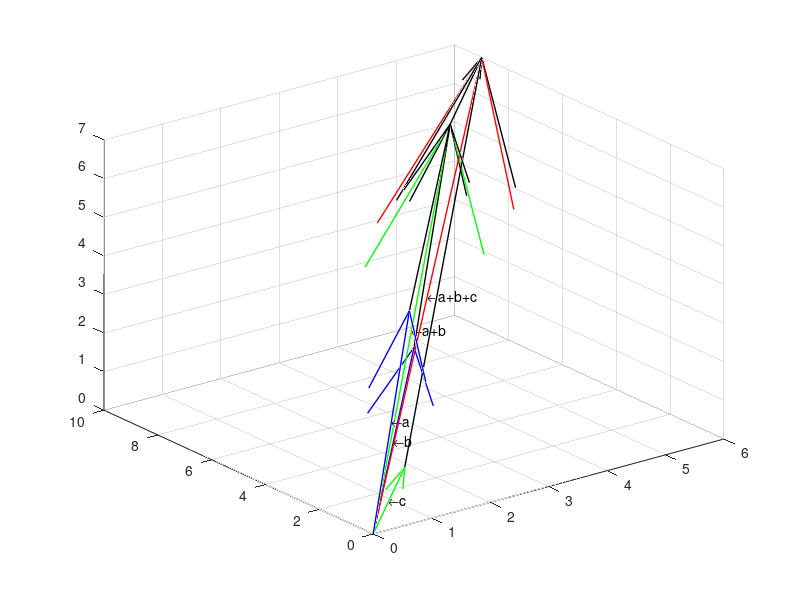
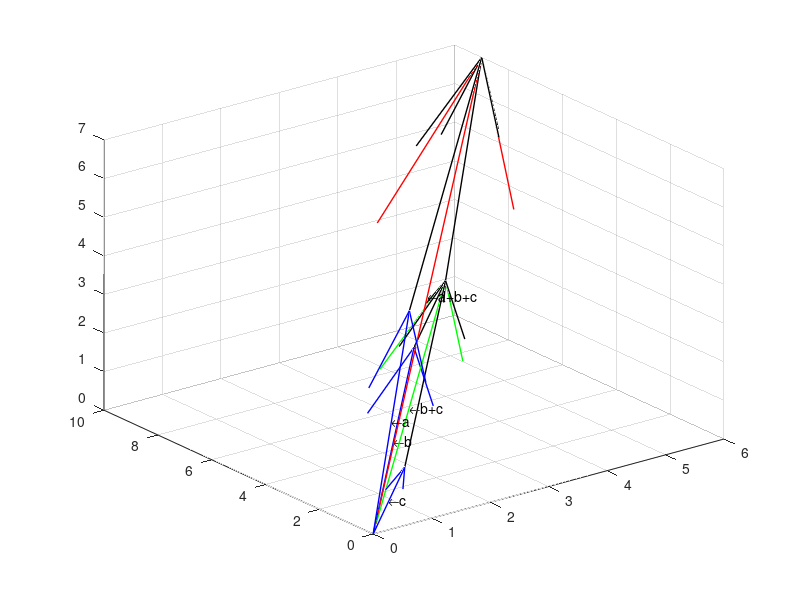
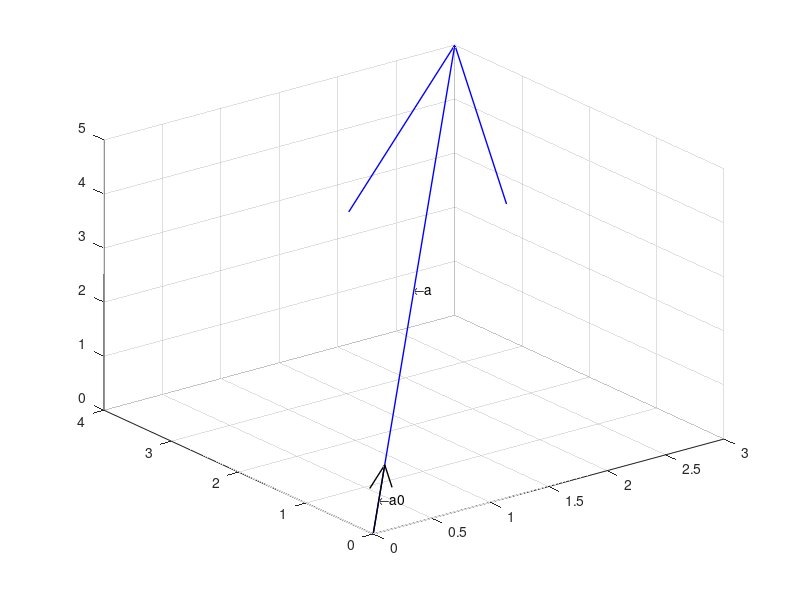
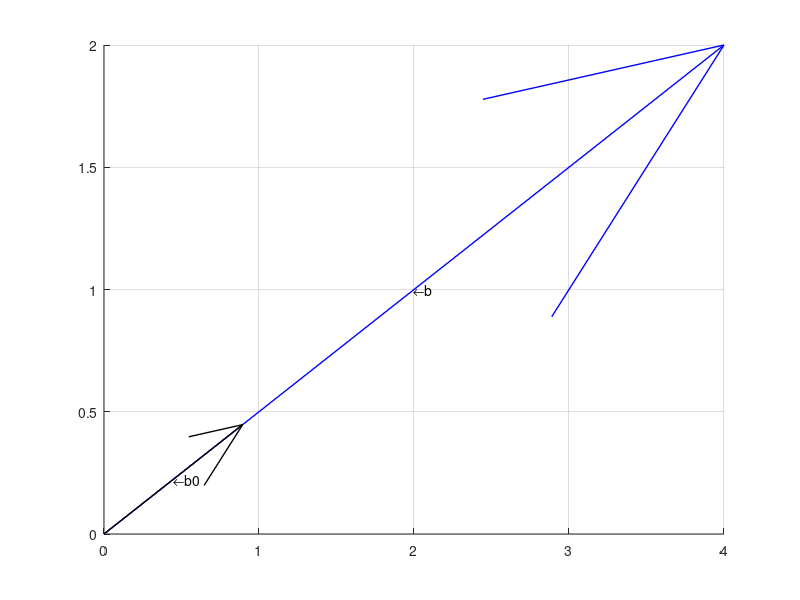

Source code (MATLAB) for these figures, in order: (Note: this script raises an error after producing the figures.)
%% Дрибноход Евгений
%% Task1

a=[2;3;4];
b=[3;5;2];
c=[1;1;1];
(a+b)+c==a+(b+c)
isequal((a+b)+c,a+(b+c))
figure
view(3);
hold on;
grid on;
quiver3(0, 0, 0, 2,3,4, 1,'Color','b','LineWidth',1)
text(1,1.5,2,'\leftarrowa')
quiver3(0, 0, 0, 3,5,2, 1,'Color','b','LineWidth',1)
text(1.5,2.5,1,'\leftarrowb')
quiver3(3, 5, 2, 2,3,4, 1,'Color','k','LineWidth',1)
quiver3(2, 3, 4, 3,5,2, 1,'Color','k','LineWidth',1)
quiver3(1, 1, 1, 5,8,6, 1,'Color','k','LineWidth',1)
quiver3(5, 8, 6, 1,1,1, 1,'Color','k','LineWidth',1)
quiver3(0, 0, 0, 5,8,6, 1,'Color','g','LineWidth',1)
text(2.5,4,3,'\leftarrowa+b')
quiver3(0, 0, 0, 1,1,1, 1,'Color','g','LineWidth',1)
text(0.5,0.5,0.5,'\leftarrowc')
quiver3(0, 0, 0, 6,9,7, 1,'Color','r','LineWidth',1)
text(3,4.5,3.5,'\leftarrowa+b+c')
hold off
figure
view(3);
hold on;
grid on;
quiver3(0, 0, 0, 3,5,2, 1,'Color','b','LineWidth',1)
text(1.5,2.5,1,'\leftarrowb')
quiver3(0, 0, 0, 1,1,1, 1,'Color','b','LineWidth',1)
text(0.5,0.5,0.5,'\leftarrowc')
quiver3(1, 1, 1, 3,5,2, 1,'Color','k','LineWidth',1)
quiver3(3, 5, 2, 1,1,1, 1,'Color','k','LineWidth',1)

quiver3(0, 0, 0, 4,6,3, 1,'Color','g','LineWidth',1)
text(2,3,1.5,'\leftarrowb+c')
quiver3(0, 0, 0, 2,3,4, 1,'Color','b','LineWidth',1)
text(1,1.5,2,'\leftarrowa')
quiver3(2, 3, 4, 4,6,3, 1,'Color','k','LineWidth',1)
quiver3(4, 6, 3, 2,3,4, 1,'Color','k','LineWidth',1)

quiver3(0, 0, 0, 6,9,7, 1,'Color','r','LineWidth',1)
text(3,4.5,3.5,'\leftarrowa+b+c')
%% Task2

a=[4,2,3];
b=[1,5,2];
alfa = 4;
betta = 3;

isequal(alfa.*(a+b),alfa.*a+alfa.*b)
isequal(a*(alfa+betta),alfa*a+betta*a)
isequal((alfa*betta)*a,alfa*(betta*a))
%% Task3 
figure
a=[3,4,5];
sqrt(3*3+4*4+5*5)
norm(a)
a0=a./norm(a)
isequal(norm(a0),1)
b=[4,2];
sqrt(4*4+2*2)
norm(b)
b0=b./norm(b)
isequal(norm(b0),1)

grid on;
view(3);
hold on;
quiver3(0, 0, 0, 3,4,5, 1,'Color','b','LineWidth',1)
text(1.5,2,2.5,'\leftarrowa')
quiver3(0, 0, 0,  a0(1),a0(2), a0(3), 1,'Color','k','LineWidth',1)
text(a0(1)/2,a0(2)/2,a0(3)/2,'\leftarrowa0')
hold off

figure
hold on;
grid on;
quiver(0, 0,4,2, 1,'Color','b','LineWidth',1)
text(2,1,'\leftarrowb')
quiver(0, 0,  b0(1),b0(2), 1,'Color','k','LineWidth',1)
text(b0(1)/2,b0(2)/2,'\leftarrowb0')

%% Task4
a=[3,4,5];
s=norm(a);
Lx=acos(a(1)./s)*180/pi
Ly=acos(a(2)./s)*180/pi
Lz=acos(a(3)./s)*180/pi
isequal(a(1)/s*a(1)/s+a(2)/s*a(2)/s+a(3)/s*a(3)/s,1)

%% Task5
a=[1,-2,0];
b=[0,1,1];
c=[1,2,2];
figure
grid on;
hold on;
view(3);
line([0; a(1)], [0;a(2)],[0;a(3)] ,'Color','b','LineWidth',4)
line([0; b(1)], [0;b(2)],[0;b(3)] ,'Color','b','LineWidth',4)
line([0; c(1)], [0;c(2)],[0;c(3)] ,'Color','b','LineWidth',4)
plot3(a(1),a(2),a(3),'>','LineWidth',4)
plot3(b(1),b(2),b(3),'>','LineWidth',4)
plot3(c(1),c(2),c(3),'>','LineWidth',4)
a0=a./norm(a);
b0=b./norm(b);
c0=c./norm(c);
line([0; a0(1)], [0;a0(2)],[0;a0(3)] ,'Color','r','LineWidth',4)
line([0; b0(1)], [0;b0(2)],[0;b0(3)] ,'Color','r','LineWidth',4)
line([0; c0(1)], [0;c0(2)],[0;c0(3)] ,'Color','r','LineWidth',4)
plot3(a0(1),a0(2),a0(3),'>','LineWidth',4)
plot3(b0(1),b0(2),b0(3),'>','LineWidth',4)
plot3(c0(1),c0(2),c0(3),'>','LineWidth',4)
line([0; 1], [0;0],[0;0] ,'Color','k','LineWidth',4)
line([0; 0], [0;1],[0;0] ,'Color','k','LineWidth',4)
line([0; 0], [0;0],[0;1] ,'Color','k','LineWidth',4)
plot3(1,0,0,'>','LineWidth',4)
plot3(0,1,0,'>','LineWidth',4)
plot3(0,0,1,'>','LineWidth',4)

%% Task6
p=[2,-3];
q=[1,2];
s=[9,4];
checkCollinear(p,q)
A=[p(1),q(1);p(2),q(2)];
x= A\(s');
m=x(1)
n=x(2)
mp=m.*p
nq=n.*q
figure
hold on;
grid on;

quiver(0, 0,  mp(1),mp(2), 1,'Color','k','LineWidth',1)
text(mp(1)/2,mp(2)/2,'\leftarrowmp')
quiver(0, 0,  nq(1),nq(2), 1,'Color','k','LineWidth',1)
text(nq(1)/2,nq(2)/2,'\leftarrownq')
quiver(0, 0,  p(1),p(2), 1,'Color','b','LineWidth',2)
text(p(1)/2,p(2)/2,'\leftarrowp')
quiver(0, 0,  q(1),q(2), 1,'Color','b','LineWidth',2)
text(q(1)/2,q(2)/2,'\leftarrowq')
quiver(0, 0,  s(1),s(2), 1,'Color','r','LineWidth',2)
text(s(1)/2,s(2)/2,'\leftarrows')
quiver(-5, 0,  15,0, 1,'Color','k','LineWidth',1)
text(0,10,'Y')
quiver(0, -5,  0,15, 1,'Color','k','LineWidth',1)
text(10,0,'X')
text(0,0,'O')
quiver(0, 0,  0,1, 1,'Color','k','LineWidth',3)
text(0,0.5,'\leftarrowj')
quiver(0, 0,  1,0, 1,'Color','k','LineWidth',3)
text(0.5,0,'\leftarrowi')
hold off;
%% Task7
a=[3,2];
b=[-2,1];
c=[4,-4];
figure
subplot(1,4,1);
grid on;
hold on;
quiver(0, 0,  a(1),a(2), 1,'Color','r','LineWidth',3)
text(a(1)/2,a(2)/2,'\leftarrowa')
quiver(0, 0,  b(1),b(2), 1,'Color','b','LineWidth',3)
text(b(1)/2,b(2)/2,'\leftarrowb')
quiver(0, 0,  c(1),c(2), 1,'Color','g','LineWidth',3)
text(c(1)/2,c(2)/2,'\leftarrowc')
quiver(-5, 0,  10,0, 1,'Color','k','LineWidth',1)
text(0,5,'Y')
quiver(0, -5,  0,10, 1,'Color','k','LineWidth',1)
text(5,0,'X')
text(0,0,'O')
quiver(0, 0,  0,1, 1,'Color','k','LineWidth',2)
text(0,0.5,'\leftarrowj')
quiver(0, 0,  1,0, 1,'Color','k','LineWidth',2)
text(0.5,0,'\leftarrowi')
%Creat A
subplot(1,4,2);
grid on;
hold on;
A=[b(1),c(1);b(2),c(2)];
x= A\(a')
m=x(1);
n=x(2);
mb=m.*b
nc=n.*c
quiver(0, 0,  mb(1),mb(2), 1,'Color','b','LineWidth',1)
text(mb(1)/2,mb(2)/2,'\leftarrowmb')
quiver(0, 0,  nc(1),nc(2), 1,'Color','b','LineWidth',1)
text(nc(1)/2,nc(2)/2,'\leftarrownc')
quiver(0, 0,  a(1),a(2), 1,'Color','r','LineWidth',2)
text(a(1)/2,a(2)/2,'\leftarrowa')
%Строим оси
quiver(-10, 0,  20,0, 1,'Color','k','LineWidth',1)
text(10,0,'X')
quiver(0, -5,  0,15, 1,'Color','k','LineWidth',1)
text(0,10,'Y')
text(0,0,'O')
quiver(0, 0,  0,1, 1,'Color','k','LineWidth',2)
text(0,0.5,'\leftarrowj')
quiver(0, 0,  1,0, 1,'Color','k','LineWidth',2)
text(0.5,0,'\leftarrowi')

%Creat B
subplot(1,4,3);
grid on;
hold on;
A=[a(1),c(1);a(2),c(2)];
x= A\(b')
m=x(1);
n=x(2);
ma=m.*a
nc=n.*c
quiver(0, 0,  ma(1),ma(2), 1,'Color','b','LineWidth',1)
text(ma(1)/2,ma(2)/2,'\leftarrowma')
quiver(0, 0,  nc(1),nc(2), 1,'Color','b','LineWidth',1)
text(nc(1)/2,nc(2)/2,'\leftarrownc')
quiver(0, 0,  b(1),b(2), 1,'Color','r','LineWidth',2)
text(b(1)/2,b(2)/2,'\leftarrowb')
%Строим оси
quiver(-2, 0,  4,0, 1,'Color','k','LineWidth',1)
text(2,0,'X')
quiver(0, -2,  0,4, 1,'Color','k','LineWidth',1)
text(0,2,'Y')
text(0,0,'O')
quiver(0, 0,  0,1, 1,'Color','k','LineWidth',2)
text(0,0.5,'\leftarrowj')
quiver(0, 0,  1,0, 1,'Color','k','LineWidth',2)
text(0.5,0,'\leftarrowi')

%Creat С
subplot(1,4,4);
grid on;
hold on;
A=[a(1),b(1);a(2),b(2)];
x= A\(c')
m=x(1);
n=x(2);
ma=m.*a
nb=n.*b
quiver(0, 0,  ma(1),ma(2), 1,'Color','b','LineWidth',1)
text(ma(1)/2,ma(2)/2,'\leftarrowma')
quiver(0, 0,  nb(1),nb(2), 1,'Color','b','LineWidth',1)
text(nb(1)/2,nb(2)/2,'\leftarrownb')
quiver(0, 0,  c(1),c(2), 1,'Color','r','LineWidth',2)
text(c(1)/2,c(2)/2,'\leftarrowc')
%Строим оси
quiver(-2, 0,  8,0, 1,'Color','k','LineWidth',1)
text(8,0,'X')
quiver(0, -5,  0,9, 1,'Color','k','LineWidth',1)
text(0,4,'Y')
text(0,0,'O')
quiver(0, 0,  0,1, 1,'Color','k','LineWidth',2)
text(0,0.5,'\leftarrowj')
quiver(0, 0,  1,0, 1,'Color','k','LineWidth',2)
text(0.5,0,'\leftarrowi')

%% Task 8
%Первый рисунок
figure
view(3)
grid on;
hold on;
a=[2,1,0];
b=[1,-1,2];
c=[2,2,-1];
d=[3,7,-7];
quiver3(0, 0, 0,  a(1),a(2), a(3), 1,'Color','r','LineWidth',3)
text(a(1)/2,a(2)/2,a(3)/2,'\leftarrowa')

quiver3(0, 0,0,  b(1),b(2),b(3), 1,'Color','b','LineWidth',3)
text(b(1)/2,b(2)/2,b(3)/2,'\leftarrowb')

quiver3(0, 0,0,  c(1),c(2),c(3), 1,'Color','y','LineWidth',3)
text(c(1)/2,c(2)/2,c(3)/2,'\leftarrowc')

quiver3(0, 0,0,  d(1),d(2),d(3), 1,'Color','g','LineWidth',3)
text(d(1)/2,d(2)/2,d(3)/2,'\leftarrowd')

%Cтроим оси
quiver(-5, 0,  10,0, 1,'Color','k','LineWidth',1)
text(0,5,'Y')
quiver(0, -5,  0,10, 1,'Color','k','LineWidth',1)
text(5,0,'X')
quiver3(0,0, -5, 0, 0,10, 1,'Color','k','LineWidth',1)
text(0,0,5,'Z')
text(0,0,'O')
quiver(0, 0,  0,1, 1,'Color','k','LineWidth',2)
text(0,0.5,'\leftarrowj')
quiver(0, 0,  1,0, 1,'Color','k','LineWidth',2)
text(0.5,0,'\leftarrowi')

%Второй рисунок
figure
view(3)
grid on;
hold on;
A=[b(1),c(1),d(1);b(2),c(2),d(2);b(3),c(3),d(3)];
x= A\(a')
m=x(1);
n=x(2);
k=x(3);
mb=m.*b;
nc=n.*c;
kd=k.*d;
quiver3(0, 0,0,  mb(1),mb(2),mb(3), 1,'Color','b','LineWidth',1)
text(mb(1)/2,mb(2)/2,mb(3)/2,'\leftarrowmb')
quiver3(0, 0,0,  nc(1),nc(2),nc(3), 1,'Color','b','LineWidth',1)
text(nc(1)/2,nc(2)/2,nc(3)/2,'\leftarrownc')
quiver3(0, 0,0,  kd(1),kd(2),kd(3), 1,'Color','b','LineWidth',1)
text(kd(1)/2,kd(2)/2,kd(3)/2,'\leftarrowmd')
quiver3(0, 0,0,  a(1),a(2),a(3), 1,'Color','r','LineWidth',1)
text(a(1)/2,a(2)/2,a(3)/2,'\leftarrowa')
-mb-nc-kd
%Строим оси
quiver(-5, 0,  10,0, 1,'Color','k','LineWidth',1)
text(0,5,'Y')
quiver(0, -5,  0,10, 1,'Color','k','LineWidth',1)
text(5,0,'X')
quiver3(0,0, -5, 0, 0,10, 1,'Color','k','LineWidth',1)
text(0,0,5,'Z')
text(0,0,'O')
quiver(0, 0,  0,1, 1,'Color','k','LineWidth',2)
text(0,0.5,'\leftarrowj')
quiver(0, 0,  1,0, 1,'Color','k','LineWidth',2)
text(0.5,0,'\leftarrowi')

%% Task 9
a=[1,-2,0];
b=[0,1,2];
c=[1,2,2];
isequal(dot(a,b),dot(b,a))
isequal(dot(a+b,c),dot(a,c)+dot(b,c))
isequal(dot(a,b+c),dot(a,b)+dot(a,c))
isequal(dot(2.*a,b),2.*dot(a,b))
isequal(dot(a,2.*b),2.*dot(a,b))
isequal(dot(a,a)>0,1)
isequal(dot(0,0)==0,1)

%% Task 10
a=[1,-2,0];
b=[0,1,2];
c=[1,2,2];

isequal(dot(a,b).*c,a.*dot(b,c))
isequal((dot([2,0,0],[2,1,0])==dot([2,0,0],[2,2,0])),([2,1,0]==[2,2,0]))
isequal(dot(a,b).*b,a.*dot(b,b))
%% 
function [res] = checkCollinear(A,B)
c=isequal(A./norm(A),B./norm(B))+isequal(-1.*A./norm(A),B./norm(B));
if c>0
    res=1;
else
    res=0;
end

end